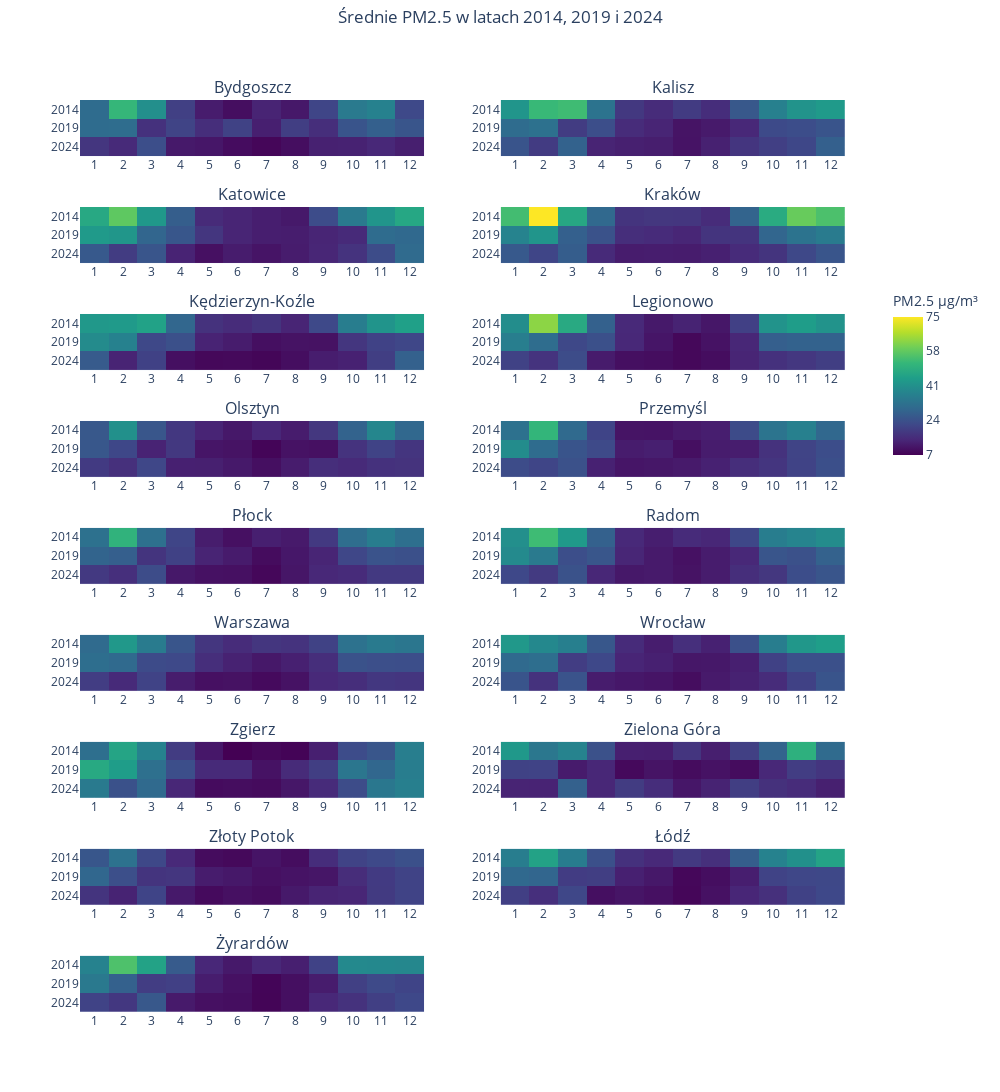

Notebook cell for this chart:
### Code cell
monthly = monthly_avg(df)
locations = monthly['location'].unique()
zmin = monthly['pm25'].min()
zmax = monthly['pm25'].max()
years = [2014, 2019, 2024]

n = len(locations)
rows = int(np.ceil(n / 2))
cols = 2

fig = make_subplots(rows=rows, cols=cols, subplot_titles=[f"{loc}" for loc in locations])
colorscale = "Viridis"

for i, loc in enumerate(locations):
    row = i // 2 + 1
    col = i % 2 + 1

    dfloc = monthly[(monthly['location'] == loc) & (monthly['year'].astype(int).isin(years))]

    heatmap_data = dfloc.pivot(index='year', columns='month', values='pm25')
    y = heatmap_data.index.astype(str)[::-1]

    showscale = True if i == 0 else False

    hm = go.Heatmap(z=heatmap_data.values[::-1, :], x=heatmap_data.columns, y=y,
                    colorscale=colorscale,
                    zmin=zmin, zmax=zmax,
                    colorbar=dict(title=dict(text="PM2.5 µg/m³"),
                                tickmode="array",
                                tickvals=np.linspace(zmin, zmax, 5),
                                ticktext=[f"{v:.0f}" for v in np.linspace(zmin, zmax, 5)],
                                len=0.2,
                                y=0.7,
                                x=1.05),
                    hovertemplate="Rok: %{y}<br>Miesiąc: %{x}<br>PM2.5: %{z} µg/m³",
                    showscale=showscale)

    fig.add_trace(hm, row=row, col=col)

fig.update_xaxes(tickmode="array", tickvals=list(range(1, 13)), ticktext=list(range(1, 13)))

for i in range(1, rows*cols + 1):
    fig.update_yaxes(categoryorder='array',
                    categoryarray=[str(y) for y in years],
                    autorange="reversed",
                    row=(i-1) // 2 + 1,
                    col=(i-1) % 2 + 1)

fig.update_layout(height=350 * rows, width=1000, title=dict(text='Średnie PM2.5 w latach 2014, 2019 i 2024', x=0.5, y=0.99), font=dict(size=12))

fig.show()

### Figure 1 — Plotly figure (JSON) as saved in the notebook; plotly's stock layout.template omitted (floating-point values rounded to 4 significant figures)
{"data": [{"colorbar": {"len": 0.2, "tickmode": "array", "ticktext": ["7", "24", "41", "58", "75"], "tickvals": [6.742, 23.72, 40.7, 57.67, 74.65], "title": {"text": "PM2.5 µg/m³"}, "x": 1.05, "y": 0.7}, "colorscale": [[0, "#440154"], [0.1111, "#482878"], [0.2222, "#3e4989"], [0.3333, "#31688e"], [0.4444, "#26828e"], [0.5556, "#1f9e89"], [0.6667, "#35b779"], [0.7778, "#6ece58"], [0.8889, "#b5de2b"], [1, "#fde725"]], "hovertemplate": "Rok: %{y}<br>Miesiąc: %{x}<br>PM2.5: %{z} µg/m³", "showscale": true, "type": "heatmap", "x": [1, 2, 3, 4, 5, 6, 7, 8, 9, 10, 11, 12], "xaxis": "x", "y": ["2024", "2019", "2014"], "yaxis": "y", "z": [[17.47, 14.69, 23.1, 11.31, 10.87, 8.962, 7.759, 9.21, 12.91, 13.1, 14.33, 12.49], [30.54, 30.97, 16.38, 20.68, 15.58, 20.19, 12.52, 19.32, 15.59, 24.57, 27.44, 24.86], [30.62, 51.86, 40.56, 19.77, 11.9, 9.298, 13.44, 11.14, 20.82, 34.51, 36.77, 21.8]], "zmax": 74.65, "zmin": 6.742}, {"colorbar": {"len": 0.2, "tickmode": "array", "ticktext": ["7", "24", "41", "58", "75"], "tickvals": [6.742, 23.72, 40.7, 57.67, 74.65], "title": {"text": "PM2.5 µg/m³"}, "x": 1.05, "y": 0.7}, "colorscale": [[0, "#440154"], [0.1111, "#482878"], [0.2222, "#3e4989"], [0.3333, "#31688e"], [0.4444, "#26828e"], [0.5556, "#1f9e89"], [0.6667, "#35b779"], [0.7778, "#6ece58"], [0.8889, "#b5de2b"], [1, "#fde725"]], "hovertemplate": "Rok: %{y}<br>Miesiąc: %{x}<br>PM2.5: %{z} µg/m³", "showscale": false, "type": "heatmap", "x": [1, 2, 3, 4, 5, 6, 7, 8, 9, 10, 11, 12], "xaxis": "x2", "y": ["2024", "2019", "2014"], "yaxis": "y2", "z": [[24.51, 18.62, 28.02, 13.47, 12.68, 12.28, 10.26, 12.87, 17.36, 19.58, 21.47, 27.35], [30.55, 31.96, 18.95, 22.96, 15.12, 13.75, 10.37, 11.63, 14.25, 22.19, 22.7, 24.56], [42.1, 52.43, 53.28, 32.49, 17.96, 15.11, 18.72, 15.54, 25.38, 36.31, 41.55, 43.45]], "zmax": 74.65, "zmin": 6.742}, {"colorbar": {"len": 0.2, "tickmode": "array", "ticktext": ["7", "24", "41", "58", "75"], "tickvals": [6.742, 23.72, 40.7, 57.67, 74.65], "title": {"text": "PM2.5 µg/m³"}, "x": 1.05, "y": 0.7}, "colorscale": [[0, "#440154"], [0.1111, "#482878"], [0.2222, "#3e4989"], [0.3333, "#31688e"], [0.4444, "#26828e"], [0.5556, "#1f9e89"], [0.6667, "#35b779"], [0.7778, "#6ece58"], [0.8889, "#b5de2b"], [1, "#fde725"]], "hovertemplate": "Rok: %{y}<br>Miesiąc: %{x}<br>PM2.5: %{z} µg/m³", "showscale": false, "type": "heatmap", "x": [1, 2, 3, 4, 5, 6, 7, 8, 9, 10, 11, 12], "xaxis": "x3", "y": ["2024", "2019", "2014"], "yaxis": "y3", "z": [[25.72, 18.91, 24.65, 13.4, 9.589, 11.9, 10.5, 11.95, 13.96, 16.8, 22.54, 30.31], [43.47, 42.29, 28.85, 25.09, 17.46, 13.63, 12.36, 12.14, 13.65, 14.79, 30.56, 29.75], [47.53, 57.5, 42.86, 26.93, 14.89, 13.74, 12.41, 11.39, 22.61, 34.46, 42.03, 47.04]], "zmax": 74.65, "zmin": 6.742}, {"colorbar": {"len": 0.2, "tickmode": "array", "ticktext": ["7", "24", "41", "58", "75"], "tickvals": [6.742, 23.72, 40.7, 57.67, 74.65], "title": {"text": "PM2.5 µg/m³"}, "x": 1.05, "y": 0.7}, "colorscale": [[0, "#440154"], [0.1111, "#482878"], [0.2222, "#3e4989"], [0.3333, "#31688e"], [0.4444, "#26828e"], [0.5556, "#1f9e89"], [0.6667, "#35b779"], [0.7778, "#6ece58"], [0.8889, "#b5de2b"], [1, "#fde725"]], "hovertemplate": "Rok: %{y}<br>Miesiąc: %{x}<br>PM2.5: %{z} µg/m³", "showscale": false, "type": "heatmap", "x": [1, 2, 3, 4, 5, 6, 7, 8, 9, 10, 11, 12], "xaxis": "x4", "y": ["2024", "2019", "2014"], "yaxis": "y4", "z": [[25.8, 20.84, 26.77, 14.69, 12.01, 12.18, 11.93, 12.83, 14.97, 16.93, 21.51, 24.84], [37.27, 42.06, 27.43, 23.98, 15.7, 15.07, 13.95, 17.0, 16.99, 28.79, 32.59, 34.95], [53.81, 74.65, 47.2, 29.63, 17.0, 17.61, 17.46, 15.21, 28.36, 48.4, 58.65, 55.02]], "zmax": 74.65, "zmin": 6.742}, {"colorbar": {"len": 0.2, "tickmode": "array", "ticktext": ["7", "24", "41", "58", "75"], "tickvals": [6.742, 23.72, 40.7, 57.67, 74.65], "title": {"text": "PM2.5 µg/m³"}, "x": 1.05, "y": 0.7}, "colorscale": [[0, "#440154"], [0.1111, "#482878"], [0.2222, "#3e4989"], [0.3333, "#31688e"], [0.4444, "#26828e"], [0.5556, "#1f9e89"], [0.6667, "#35b779"], [0.7778, "#6ece58"], [0.8889, "#b5de2b"], [1, "#fde725"]], "hovertemplate": "Rok: %{y}<br>Miesiąc: %{x}<br>PM2.5: %{z} µg/m³", "showscale": false, "type": "heatmap", "x": [1, 2, 3, 4, 5, 6, 7, 8, 9, 10, 11, 12], "xaxis": "x5", "y": ["2024", "2019", "2014"], "yaxis": "y5", "z": [[26.15, 13.54, 20.07, 9.398, 8.029, 8.289, 7.624, 9.263, 12.19, 13.0, 19.24, 27.59], [39.26, 36.64, 21.54, 23.49, 13.39, 11.9, 9.54, 10.15, 9.988, 17.38, 20.29, 21.41], [42.85, 43.51, 45.57, 29.08, 16.55, 15.1, 17.14, 13.72, 21.81, 35.43, 41.86, 44.93]], "zmax": 74.65, "zmin": 6.742}, {"colorbar": {"len": 0.2, "tickmode": "array", "ticktext": ["7", "24", "41", "58", "75"], "tickvals": [6.742, 23.72, 40.7, 57.67, 74.65], "title": {"text": "PM2.5 µg/m³"}, "x": 1.05, "y": 0.7}, "colorscale": [[0, "#440154"], [0.1111, "#482878"], [0.2222, "#3e4989"], [0.3333, "#31688e"], [0.4444, "#26828e"], [0.5556, "#1f9e89"], [0.6667, "#35b779"], [0.7778, "#6ece58"], [0.8889, "#b5de2b"], [1, "#fde725"]], "hovertemplate": "Rok: %{y}<br>Miesiąc: %{x}<br>PM2.5: %{z} µg/m³", "showscale": false, "type": "heatmap", "x": [1, 2, 3, 4, 5, 6, 7, 8, 9, 10, 11, 12], "xaxis": "x6", "y": ["2024", "2019", "2014"], "yaxis": "y6", "z": [[20.17, 16.91, 22.58, 11.69, 9.503, 9.116, 8.077, 9.005, 13.68, 16.34, 17.64, 19.21], [35.83, 30.73, 21.54, 23.47, 14.33, 10.7, 8.018, 10.04, 14.11, 27.16, 27.93, 27.96], [39.82, 62.75, 47.86, 27.78, 14.62, 11.4, 13.32, 10.92, 19.87, 41.55, 44.29, 41.4]], "zmax": 74.65, "zmin": 6.742}, {"colorbar": {"len": 0.2, "tickmode": "array", "ticktext": ["7", "24", "41", "58", "75"], "tickvals": [6.742, 23.72, 40.7, 57.67, 74.65], "title": {"text": "PM2.5 µg/m³"}, "x": 1.05, "y": 0.7}, "colorscale": [[0, "#440154"], [0.1111, "#482878"], [0.2222, "#3e4989"], [0.3333, "#31688e"], [0.4444, "#26828e"], [0.5556, "#1f9e89"], [0.6667, "#35b779"], [0.7778, "#6ece58"], [0.8889, "#b5de2b"], [1, "#fde725"]], "hovertemplate": "Rok: %{y}<br>Miesiąc: %{x}<br>PM2.5: %{z} µg/m³", "showscale": false, "type": "heatmap", "x": [1, 2, 3, 4, 5, 6, 7, 8, 9, 10, 11, 12], "xaxis": "x7", "y": ["2024", "2019", "2014"], "yaxis": "y7", "z": [[18.51, 16.14, 21.39, 12.79, 12.67, 11.36, 9.506, 11.95, 15.64, 14.79, 16.3, 16.72], [25.14, 21.48, 13.37, 17.88, 10.69, 10.17, 7.569, 10.06, 9.639, 16.77, 20.43, 17.36], [25.55, 40.8, 24.92, 17.75, 13.59, 11.18, 14.19, 11.98, 17.61, 28.26, 37.95, 29.34]], "zmax": 74.65, "zmin": 6.742}, {"colorbar": {"len": 0.2, "tickmode": "array", "ticktext": ["7", "24", "41", "58", "75"], "tickvals": [6.742, 23.72, 40.7, 57.67, 74.65], "title": {"text": "PM2.5 µg/m³"}, "x": 1.05, "y": 0.7}, "colorscale": [[0, "#440154"], [0.1111, "#482878"], [0.2222, "#3e4989"], [0.3333, "#31688e"], [0.4444, "#26828e"], [0.5556, "#1f9e89"], [0.6667, "#35b779"], [0.7778, "#6ece58"], [0.8889, "#b5de2b"], [1, "#fde725"]], "hovertemplate": "Rok: %{y}<br>Miesiąc: %{x}<br>PM2.5: %{z} µg/m³", "showscale": false, "type": "heatmap", "x": [1, 2, 3, 4, 5, 6, 7, 8, 9, 10, 11, 12], "xaxis": "x8", "y": ["2024", "2019", "2014"], "yaxis": "y8", "z": [[22.5, 20.95, 23.73, 13.02, 10.67, 10.92, 11.55, 12.97, 15.66, 17.3, 20.35, 23.39], [39.62, 30.62, 24.52, 22.06, 12.02, 12.59, 9.429, 11.91, 12.23, 16.6, 20.63, 22.74], [32.05, 51.47, 30.04, 20.73, 10.38, 10.22, 11.51, 12.38, 22.28, 32.73, 36.42, 29.5]], "zmax": 74.65, "zmin": 6.742}, {"colorbar": {"len": 0.2, "tickmode": "array", "ticktext": ["7", "24", "41", "58", "75"], "tickvals": [6.742, 23.72, 40.7, 57.67, 74.65], "title": {"text": "PM2.5 µg/m³"}, "x": 1.05, "y": 0.7}, "colorscale": [[0, "#440154"], [0.1111, "#482878"], [0.2222, "#3e4989"], [0.3333, "#31688e"], [0.4444, "#26828e"], [0.5556, "#1f9e89"], [0.6667, "#35b779"], [0.7778, "#6ece58"], [0.8889, "#b5de2b"], [1, "#fde725"]], "hovertemplate": "Rok: %{y}<br>Miesiąc: %{x}<br>PM2.5: %{z} µg/m³", "showscale": false, "type": "heatmap", "x": [1, 2, 3, 4, 5, 6, 7, 8, 9, 10, 11, 12], "xaxis": "x9", "y": ["2024", "2019", "2014"], "yaxis": "y9", "z": [[18.13, 15.89, 22.52, 11.16, 9.853, 9.629, 7.9, 10.78, 14.34, 14.96, 18.13, 18.09], [28.51, 27.2, 17.14, 19.96, 13.43, 11.77, 8.875, 11.05, 13.66, 21.34, 24.15, 23.5], [31.86, 50.47, 31.6, 20.85, 12.08, 9.624, 12.63, 11.56, 18.12, 30.99, 35.39, 31.52]], "zmax": 74.65, "zmin": 6.742}, {"colorbar": {"len": 0.2, "tickmode": "array", "ticktext": ["7", "24", "41", "58", "75"], "tickvals": [6.742, 23.72, 40.7, 57.67, 74.65], "title": {"text": "PM2.5 µg/m³"}, "x": 1.05, "y": 0.7}, "colorscale": [[0, "#440154"], [0.1111, "#482878"], [0.2222, "#3e4989"], [0.3333, "#31688e"], [0.4444, "#26828e"], [0.5556, "#1f9e89"], [0.6667, "#35b779"], [0.7778, "#6ece58"], [0.8889, "#b5de2b"], [1, "#fde725"]], "hovertemplate": "Rok: %{y}<br>Miesiąc: %{x}<br>PM2.5: %{z} µg/m³", "showscale": false, "type": "heatmap", "x": [1, 2, 3, 4, 5, 6, 7, 8, 9, 10, 11, 12], "xaxis": "x10", "y": ["2024", "2019", "2014"], "yaxis": "y10", "z": [[21.62, 18.35, 23.95, 14.07, 11.18, 11.49, 10.18, 11.92, 15.65, 17.61, 22.85, 24.66], [38.96, 34.47, 23.06, 24.9, 13.81, 11.6, 9.887, 11.9, 14.32, 24.65, 23.79, 27.82], [40.49, 53.22, 43.39, 27.7, 14.58, 12.38, 14.96, 14.1, 21.47, 35.59, 37.41, 39.57]], "zmax": 74.65, "zmin": 6.742}, {"colorbar": {"len": 0.2, "tickmode": "array", "ticktext": ["7", "24", "41", "58", "75"], "tickvals": [6.742, 23.72, 40.7, 57.67, 74.65], "title": {"text": "PM2.5 µg/m³"}, "x": 1.05, "y": 0.7}, "colorscale": [[0, "#440154"], [0.1111, "#482878"], [0.2222, "#3e4989"], [0.3333, "#31688e"], [0.4444, "#26828e"], [0.5556, "#1f9e89"], [0.6667, "#35b779"], [0.7778, "#6ece58"], [0.8889, "#b5de2b"], [1, "#fde725"]], "hovertemplate": "Rok: %{y}<br>Miesiąc: %{x}<br>PM2.5: %{z} µg/m³", "showscale": false, "type": "heatmap", "x": [1, 2, 3, 4, 5, 6, 7, 8, 9, 10, 11, 12], "xaxis": "x11", "y": ["2024", "2019", "2014"], "yaxis": "y11", "z": [[19.18, 14.84, 20.52, 12.08, 9.717, 9.967, 8.531, 10.09, 14.56, 15.6, 17.72, 17.32], [31.13, 29.91, 22.27, 21.85, 15.57, 13.12, 11.11, 12.75, 15.72, 24.04, 23.19, 23.12], [30.31, 42.72, 34.82, 24.72, 17.48, 15.26, 17.37, 16.76, 20.16, 32.27, 34.74, 33.36]], "zmax": 74.65, "zmin": 6.742}, {"colorbar": {"len": 0.2, "tickmode": "array", "ticktext": ["7", "24", "41", "58", "75"], "tickvals": [6.742, 23.72, 40.7, 57.67, 74.65], "title": {"text": "PM2.5 µg/m³"}, "x": 1.05, "y": 0.7}, "colorscale": [[0, "#440154"], [0.1111, "#482878"], [0.2222, "#3e4989"], [0.3333, "#31688e"], [0.4444, "#26828e"], [0.5556, "#1f9e89"], [0.6667, "#35b779"], [0.7778, "#6ece58"], [0.8889, "#b5de2b"], [1, "#fde725"]], "hovertemplate": "Rok: %{y}<br>Miesiąc: %{x}<br>PM2.5: %{z} µg/m³", "showscale": false, "type": "heatmap", "x": [1, 2, 3, 4, 5, 6, 7, 8, 9, 10, 11, 12], "xaxis": "x12", "y": ["2024", "2019", "2014"], "yaxis": "y12", "z": [[24.6, 16.55, 24.24, 11.89, 11.04, 10.51, 9.098, 11.57, 13.11, 15.13, 20.1, 24.59], [30.1, 31.1, 19.18, 21.72, 13.78, 12.83, 11.03, 11.15, 12.52, 20.09, 23.61, 23.43], [42.8, 38.65, 36.12, 25.35, 14.96, 12.16, 15.95, 12.98, 23.49, 35.53, 42.61, 44.34]], "zmax": 74.65, "zmin": 6.742}, {"colorbar": {"len": 0.2, "tickmode": "array", "ticktext": ["7", "24", "41", "58", "75"], "tickvals": [6.742, 23.72, 40.7, 57.67, 74.65], "title": {"text": "PM2.5 µg/m³"}, "x": 1.05, "y": 0.7}, "colorscale": [[0, "#440154"], [0.1111, "#482878"], [0.2222, "#3e4989"], [0.3333, "#31688e"], [0.4444, "#26828e"], [0.5556, "#1f9e89"], [0.6667, "#35b779"], [0.7778, "#6ece58"], [0.8889, "#b5de2b"], [1, "#fde725"]], "hovertemplate": "Rok: %{y}<br>Miesiąc: %{x}<br>PM2.5: %{z} µg/m³", "showscale": false, "type": "heatmap", "x": [1, 2, 3, 4, 5, 6, 7, 8, 9, 10, 11, 12], "xaxis": "x13", "y": ["2024", "2019", "2014"], "yaxis": "y13", "z": [[34.64, 23.9, 29.89, 14.09, 8.742, 9.01, 8.684, 10.93, 14.97, 22.54, 33.87, 36.11], [47.7, 44.07, 31.7, 22.95, 14.82, 14.8, 10.01, 14.88, 19.23, 33.51, 29.18, 35.52], [31.52, 46.36, 36.86, 18.77, 11.07, 6.742, 8.013, 7.298, 12.64, 22.64, 24.94, 35.69]], "zmax": 74.65, "zmin": 6.742}, {"colorbar": {"len": 0.2, "tickmode": "array", "ticktext": ["7", "24", "41", "58", "75"], "tickvals": [6.742, 23.72, 40.7, 57.67, 74.65], "title": {"text": "PM2.5 µg/m³"}, "x": 1.05, "y": 0.7}, "colorscale": [[0, "#440154"], [0.1111, "#482878"], [0.2222, "#3e4989"], [0.3333, "#31688e"], [0.4444, "#26828e"], [0.5556, "#1f9e89"], [0.6667, "#35b779"], [0.7778, "#6ece58"], [0.8889, "#b5de2b"], [1, "#fde725"]], "hovertemplate": "Rok: %{y}<br>Miesiąc: %{x}<br>PM2.5: %{z} µg/m³", "showscale": false, "type": "heatmap", "x": [1, 2, 3, 4, 5, 6, 7, 8, 9, 10, 11, 12], "xaxis": "x14", "y": ["2024", "2019", "2014"], "yaxis": "y14", "z": [[13.49, 13.37, 27.69, 14.03, 18.89, 15.52, 10.88, 13.28, 19.25, 16.26, 15.28, 12.67], [20.27, 20.54, 11.84, 14.05, 8.342, 10.35, 8.842, 10.04, 8.899, 14.26, 19.0, 17.19], [42.95, 33.75, 37.28, 23.78, 12.55, 12.42, 17.19, 12.46, 19.72, 28.41, 49.76, 30.14]], "zmax": 74.65, "zmin": 6.742}, {"colorbar": {"len": 0.2, "tickmode": "array", "ticktext": ["7", "24", "41", "58", "75"], "tickvals": [6.742, 23.72, 40.7, 57.67, 74.65], "title": {"text": "PM2.5 µg/m³"}, "x": 1.05, "y": 0.7}, "colorscale": [[0, "#440154"], [0.1111, "#482878"], [0.2222, "#3e4989"], [0.3333, "#31688e"], [0.4444, "#26828e"], [0.5556, "#1f9e89"], [0.6667, "#35b779"], [0.7778, "#6ece58"], [0.8889, "#b5de2b"], [1, "#fde725"]], "hovertemplate": "Rok: %{y}<br>Miesiąc: %{x}<br>PM2.5: %{z} µg/m³", "showscale": false, "type": "heatmap", "x": [1, 2, 3, 4, 5, 6, 7, 8, 9, 10, 11, 12], "xaxis": "x15", "y": ["2024", "2019", "2014"], "yaxis": "y15", "z": [[17.12, 13.3, 20.78, 11.42, 8.578, 9.74, 8.805, 11.34, 13.55, 13.94, 18.46, 20.4], [29.21, 23.27, 17.0, 17.41, 12.05, 11.16, 9.71, 10.22, 10.71, 15.38, 18.5, 20.35], [25.11, 32.39, 21.56, 14.54, 8.813, 8.295, 10.41, 9.106, 15.53, 20.42, 21.78, 23.54]], "zmax": 74.65, "zmin": 6.742}, {"colorbar": {"len": 0.2, "tickmode": "array", "ticktext": ["7", "24", "41", "58", "75"], "tickvals": [6.742, 23.72, 40.7, 57.67, 74.65], "title": {"text": "PM2.5 µg/m³"}, "x": 1.05, "y": 0.7}, "colorscale": [[0, "#440154"], [0.1111, "#482878"], [0.2222, "#3e4989"], [0.3333, "#31688e"], [0.4444, "#26828e"], [0.5556, "#1f9e89"], [0.6667, "#35b779"], [0.7778, "#6ece58"], [0.8889, "#b5de2b"], [1, "#fde725"]], "hovertemplate": "Rok: %{y}<br>Miesiąc: %{x}<br>PM2.5: %{z} µg/m³", "showscale": false, "type": "heatmap", "x": [1, 2, 3, 4, 5, 6, 7, 8, 9, 10, 11, 12], "xaxis": "x16", "y": ["2024", "2019", "2014"], "yaxis": "y16", "z": [[19.65, 15.92, 21.44, 9.441, 10.56, 9.704, 7.759, 9.851, 13.98, 16.04, 20.07, 21.67], [29.8, 28.9, 18.96, 19.22, 12.78, 11.12, 7.969, 9.345, 12.36, 20.4, 21.36, 21.57], [35.41, 45.7, 35.26, 23.47, 16.41, 14.52, 18.11, 16.01, 26.98, 36.91, 40.77, 46.02]], "zmax": 74.65, "zmin": 6.742}, {"colorbar": {"len": 0.2, "tickmode": "array", "ticktext": ["7", "24", "41", "58", "75"], "tickvals": [6.742, 23.72, 40.7, 57.67, 74.65], "title": {"text": "PM2.5 µg/m³"}, "x": 1.05, "y": 0.7}, "colorscale": [[0, "#440154"], [0.1111, "#482878"], [0.2222, "#3e4989"], [0.3333, "#31688e"], [0.4444, "#26828e"], [0.5556, "#1f9e89"], [0.6667, "#35b779"], [0.7778, "#6ece58"], [0.8889, "#b5de2b"], [1, "#fde725"]], "hovertemplate": "Rok: %{y}<br>Miesiąc: %{x}<br>PM2.5: %{z} µg/m³", "showscale": false, "type": "heatmap", "x": [1, 2, 3, 4, 5, 6, 7, 8, 9, 10, 11, 12], "xaxis": "x17", "y": ["2024", "2019", "2014"], "yaxis": "y17", "z": [[20.36, 17.75, 25.47, 11.65, 9.67, 9.168, 7.429, 9.493, 14.39, 16.47, 19.61, 21.67], [34.2, 27.7, 19.16, 19.85, 12.18, 9.792, 7.559, 9.525, 11.98, 19.71, 22.06, 20.73], [36.82, 55.31, 45.74, 26.11, 14.19, 11.3, 14.27, 12.51, 20.33, 38.82, 38.54, 38.28]], "zmax": 74.65, "zmin": 6.742}], "layout": {"annotations": [{"font": {"size": 16}, "showarrow": false, "text": "Bydgoszcz", "x": 0.225, "xanchor": "center", "xref": "paper", "y": 1, "yanchor": "bottom", "yref": "paper"}, {"font": {"size": 16}, "showarrow": false, "text": "Kalisz", "x": 0.775, "xanchor": "center", "xref": "paper", "y": 1, "yanchor": "bottom", "yref": "paper"}, {"font": {"size": 16}, "showarrow": false, "text": "Katowice", "x": 0.225, "xanchor": "center", "xref": "paper", "y": 0.8827, "yanchor": "bottom", "yref": "paper"}, {"font": {"size": 16}, "showarrow": false, "text": "Kraków", "x": 0.775, "xanchor": "center", "xref": "paper", "y": 0.8827, "yanchor": "bottom", "yref": "paper"}, {"font": {"size": 16}, "showarrow": false, "text": "Kędzierzyn-Koźle", "x": 0.225, "xanchor": "center", "xref": "paper", "y": 0.7654, "yanchor": "bottom", "yref": "paper"}, {"font": {"size": 16}, "showarrow": false, "text": "Legionowo", "x": 0.775, "xanchor": "center", "xref": "paper", "y": 0.7654, "yanchor": "bottom", "yref": "paper"}, {"font": {"size": 16}, "showarrow": false, "text": "Olsztyn", "x": 0.225, "xanchor": "center", "xref": "paper", "y": 0.6481, "yanchor": "bottom", "yref": "paper"}, {"font": {"size": 16}, "showarrow": false, "text": "Przemyśl", "x": 0.775, "xanchor": "center", "xref": "paper", "y": 0.6481, "yanchor": "bottom", "yref": "paper"}, {"font": {"size": 16}, "showarrow": false, "text": "Płock", "x": 0.225, "xanchor": "center", "xref": "paper", "y": 0.5309, "yanchor": "bottom", "yref": "paper"}, {"font": {"size": 16}, "showarrow": false, "text": "Radom", "x": 0.775, "xanchor": "center", "xref": "paper", "y": 0.5309, "yanchor": "bottom", "yref": "paper"}, {"font": {"size": 16}, "showarrow": false, "text": "Warszawa", "x": 0.225, "xanchor": "center", "xref": "paper", "y": 0.4136, "yanchor": "bottom", "yref": "paper"}, {"font": {"size": 16}, "showarrow": false, "text": "Wrocław", "x": 0.775, "xanchor": "center", "xref": "paper", "y": 0.4136, "yanchor": "bottom", "yref": "paper"}, {"font": {"size": 16}, "showarrow": false, "text": "Zgierz", "x": 0.225, "xanchor": "center", "xref": "paper", "y": 0.2963, "yanchor": "bottom", "yref": "paper"}, {"font": {"size": 16}, "showarrow": false, "text": "Zielona Góra", "x": 0.775, "xanchor": "center", "xref": "paper", "y": 0.2963, "yanchor": "bottom", "yref": "paper"}, {"font": {"size": 16}, "showarrow": false, "text": "Złoty Potok", "x": 0.225, "xanchor": "center", "xref": "paper", "y": 0.179, "yanchor": "bottom", "yref": "paper"}, {"font": {"size": 16}, "showarrow": false, "text": "Łódź", "x": 0.775, "xanchor": "center", "xref": "paper", "y": 0.179, "yanchor": "bottom", "yref": "paper"}, {"font": {"size": 16}, "showarrow": false, "text": "Żyrardów", "x": 0.225, "xanchor": "center", "xref": "paper", "y": 0.06173, "yanchor": "bottom", "yref": "paper"}], "font": {"size": 12}, "height": 3150, "title": {"text": "Średnie PM2.5 w latach 2014, 2019 i 2024", "x": 0.5, "y": 0.99}, "width": 1000, "xaxis": {"anchor": "y", "domain": [0, 0.45], "tickmode": "array", "ticktext": [1, 2, 3, 4, 5, 6, 7, 8, 9, 10, 11, 12], "tickvals": [1, 2, 3, 4, 5, 6, 7, 8, 9, 10, 11, 12]}, "xaxis10": {"anchor": "y10", "domain": [0.55, 1], "tickmode": "array", "ticktext": [1, 2, 3, 4, 5, 6, 7, 8, 9, 10, 11, 12], "tickvals": [1, 2, 3, 4, 5, 6, 7, 8, 9, 10, 11, 12]}, "xaxis11": {"anchor": "y11", "domain": [0, 0.45], "tickmode": "array", "ticktext": [1, 2, 3, 4, 5, 6, 7, 8, 9, 10, 11, 12], "tickvals": [1, 2, 3, 4, 5, 6, 7, 8, 9, 10, 11, 12]}, "xaxis12": {"anchor": "y12", "domain": [0.55, 1], "tickmode": "array", "ticktext": [1, 2, 3, 4, 5, 6, 7, 8, 9, 10, 11, 12], "tickvals": [1, 2, 3, 4, 5, 6, 7, 8, 9, 10, 11, 12]}, "xaxis13": {"anchor": "y13", "domain": [0, 0.45], "tickmode": "array", "ticktext": [1, 2, 3, 4, 5, 6, 7, 8, 9, 10, 11, 12], "tickvals": [1, 2, 3, 4, 5, 6, 7, 8, 9, 10, 11, 12]}, "xaxis14": {"anchor": "y14", "domain": [0.55, 1], "tickmode": "array", "ticktext": [1, 2, 3, 4, 5, 6, 7, 8, 9, 10, 11, 12], "tickvals": [1, 2, 3, 4, 5, 6, 7, 8, 9, 10, 11, 12]}, "xaxis15": {"anchor": "y15", "domain": [0, 0.45], "tickmode": "array", "ticktext": [1, 2, 3, 4, 5, 6, 7, 8, 9, 10, 11, 12], "tickvals": [1, 2, 3, 4, 5, 6, 7, 8, 9, 10, 11, 12]}, "xaxis16": {"anchor": "y16", "domain": [0.55, 1], "tickmode": "array", "ticktext": [1, 2, 3, 4, 5, 6, 7, 8, 9, 10, 11, 12], "tickvals": [1, 2, 3, 4, 5, 6, 7, 8, 9, 10, 11, 12]}, "xaxis17": {"anchor": "y17", "domain": [0, 0.45], "tickmode": "array", "ticktext": [1, 2, 3, 4, 5, 6, 7, 8, 9, 10, 11, 12], "tickvals": [1, 2, 3, 4, 5, 6, 7, 8, 9, 10, 11, 12]}, "xaxis18": {"anchor": "y18", "domain": [0.55, 1], "tickmode": "array", "ticktext": [1, 2, 3, 4, 5, 6, 7, 8, 9, 10, 11, 12], "tickvals": [1, 2, 3, 4, 5, 6, 7, 8, 9, 10, 11, 12]}, "xaxis2": {"anchor": "y2", "domain": [0.55, 1], "tickmode": "array", "ticktext": [1, 2, 3, 4, 5, 6, 7, 8, 9, 10, 11, 12], "tickvals": [1, 2, 3, 4, 5, 6, 7, 8, 9, 10, 11, 12]}, "xaxis3": {"anchor": "y3", "domain": [0, 0.45], "tickmode": "array", "ticktext": [1, 2, 3, 4, 5, 6, 7, 8, 9, 10, 11, 12], "tickvals": [1, 2, 3, 4, 5, 6, 7, 8, 9, 10, 11, 12]}, "xaxis4": {"anchor": "y4", "domain": [0.55, 1], "tickmode": "array", "ticktext": [1, 2, 3, 4, 5, 6, 7, 8, 9, 10, 11, 12], "tickvals": [1, 2, 3, 4, 5, 6, 7, 8, 9, 10, 11, 12]}, "xaxis5": {"anchor": "y5", "domain": [0, 0.45], "tickmode": "array", "ticktext": [1, 2, 3, 4, 5, 6, 7, 8, 9, 10, 11, 12], "tickvals": [1, 2, 3, 4, 5, 6, 7, 8, 9, 10, 11, 12]}, "xaxis6": {"anchor": "y6", "domain": [0.55, 1], "tickmode": "array", "ticktext": [1, 2, 3, 4, 5, 6, 7, 8, 9, 10, 11, 12], "tickvals": [1, 2, 3, 4, 5, 6, 7, 8, 9, 10, 11, 12]}, "xaxis7": {"anchor": "y7", "domain": [0, 0.45], "tickmode": "array", "ticktext": [1, 2, 3, 4, 5, 6, 7, 8, 9, 10, 11, 12], "tickvals": [1, 2, 3, 4, 5, 6, 7, 8, 9, 10, 11, 12]}, "xaxis8": {"anchor": "y8", "domain": [0.55, 1], "tickmode": "array", "ticktext": [1, 2, 3, 4, 5, 6, 7, 8, 9, 10, 11, 12], "tickvals": [1, 2, 3, 4, 5, 6, 7, 8, 9, 10, 11, 12]}, "xaxis9": {"anchor": "y9", "domain": [0, 0.45], "tickmode": "array", "ticktext": [1, 2, 3, 4, 5, 6, 7, 8, 9, 10, 11, 12], "tickvals": [1, 2, 3, 4, 5, 6, 7, 8, 9, 10, 11, 12]}, "yaxis": {"anchor": "x", "autorange": "reversed", "categoryarray": ["2014", "2019", "2024"], "categoryorder": "array", "domain": [0.9383, 1]}, "yaxis10": {"anchor": "x10", "autorange": "reversed", "categoryarray": ["2014", "2019", "2024"], "categoryorder": "array", "domain": [0.4691, 0.5309]}, "yaxis11": {"anchor": "x11", "autorange": "reversed", "categoryarray": ["2014", "2019", "2024"], "categoryorder": "array", "domain": [0.3519, 0.4136]}, "yaxis12": {"anchor": "x12", "autorange": "reversed", "categoryarray": ["2014", "2019", "2024"], "categoryorder": "array", "domain": [0.3519, 0.4136]}, "yaxis13": {"anchor": "x13", "autorange": "reversed", "categoryarray": ["2014", "2019", "2024"], "categoryorder": "array", "domain": [0.2346, 0.2963]}, "yaxis14": {"anchor": "x14", "autorange": "reversed", "categoryarray": ["2014", "2019", "2024"], "categoryorder": "array", "domain": [0.2346, 0.2963]}, "yaxis15": {"anchor": "x15", "autorange": "reversed", "categoryarray": ["2014", "2019", "2024"], "categoryorder": "array", "domain": [0.1173, 0.179]}, "yaxis16": {"anchor": "x16", "autorange": "reversed", "categoryarray": ["2014", "2019", "2024"], "categoryorder": "array", "domain": [0.1173, 0.179]}, "yaxis17": {"anchor": "x17", "autorange": "reversed", "categoryarray": ["2014", "2019", "2024"], "categoryorder": "array", "domain": [0, 0.06173]}, "yaxis18": {"anchor": "x18", "autorange": "reversed", "categoryarray": ["2014", "2019", "2024"], "categoryorder": "array", "domain": [0, 0.06173]}, "yaxis2": {"anchor": "x2", "autorange": "reversed", "categoryarray": ["2014", "2019", "2024"], "categoryorder": "array", "domain": [0.9383, 1]}, "yaxis3": {"anchor": "x3", "autorange": "reversed", "categoryarray": ["2014", "2019", "2024"], "categoryorder": "array", "domain": [0.821, 0.8827]}, "yaxis4": {"anchor": "x4", "autorange": "reversed", "categoryarray": ["2014", "2019", "2024"], "categoryorder": "array", "domain": [0.821, 0.8827]}, "yaxis5": {"anchor": "x5", "autorange": "reversed", "categoryarray": ["2014", "2019", "2024"], "categoryorder": "array", "domain": [0.7037, 0.7654]}, "yaxis6": {"anchor": "x6", "autorange": "reversed", "categoryarray": ["2014", "2019", "2024"], "categoryorder": "array", "domain": [0.7037, 0.7654]}, "yaxis7": {"anchor": "x7", "autorange": "reversed", "categoryarray": ["2014", "2019", "2024"], "categoryorder": "array", "domain": [0.5864, 0.6481]}, "yaxis8": {"anchor": "x8", "autorange": "reversed", "categoryarray": ["2014", "2019", "2024"], "categoryorder": "array", "domain": [0.5864, 0.6481]}, "yaxis9": {"anchor": "x9", "autorange": "reversed", "categoryarray": ["2014", "2019", "2024"], "categoryorder": "array", "domain": [0.4691, 0.5309]}}}
